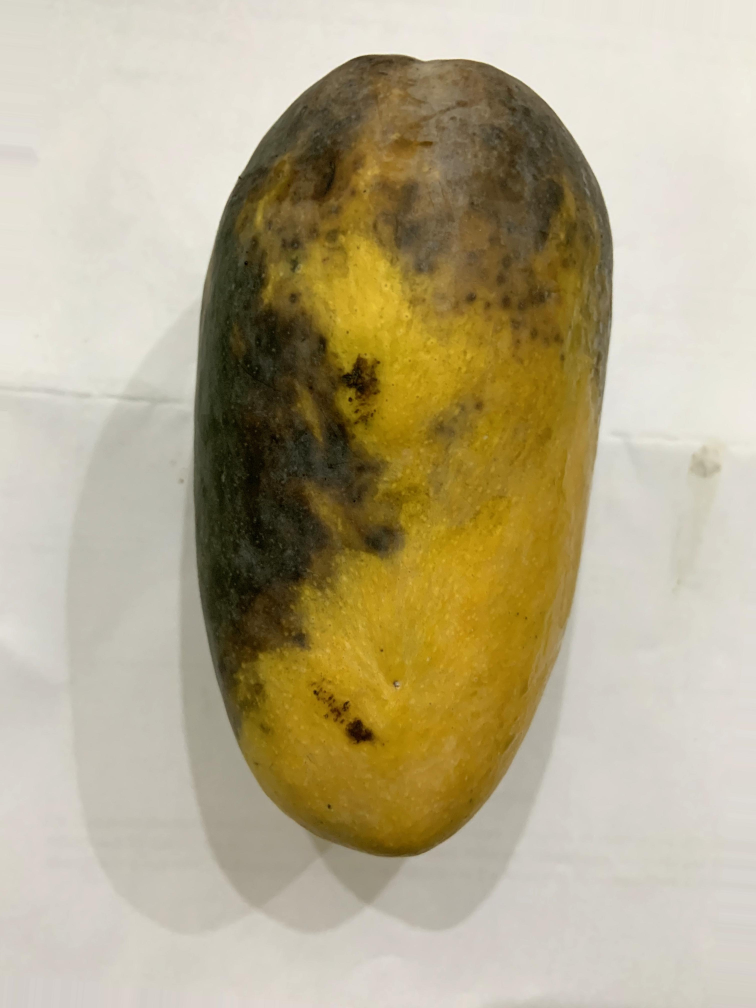
#> input picture data/overripe/image_0_1390.jpg, 3024 x 4032 px (shown at 1/4 size)
$ jupyter execute --allow-errors preprocessing.ipynb   (text cells are left out)
#> lines starting #> are read from the running program, lines starting #| are printed output that depends on the picture; pictures that were not available may be replaced by others from this repository, and a replacement may not be noted
#> further down, image is the input picture: shape (4032, 3024, 3); mean B, G, R 139.6, 170.3, 181.2
[cell 1]
import cv2
import numpy as np

# Try importing rembg with fallback handling
try:
    from rembg import remove
    REMBG_AVAILABLE = True
except ImportError:
    REMBG_AVAILABLE = False
    print("Warning: rembg module not found. Falling back to GrabCut.")

# --------------------------------------------------
# Resize Image
# --------------------------------------------------
def resize_image(image, size=(640, 640)):
#> called with size = (640, 640)
    h, w = image.shape[:2]
#> h = 4032; w = 3024

    target_w, target_h = size


    # calculate scaling ratio
    scale = min(target_w / w, target_h / h)
#> scale = 0.159

    new_w = int(w * scale)
#> new_w = 480
    new_h = int(h * scale)
#> new_h = 640


    # resize while keeping ratio
    resized = cv2.resize(
        image,
        (new_w, new_h),
        interpolation=cv2.INTER_AREA
    )
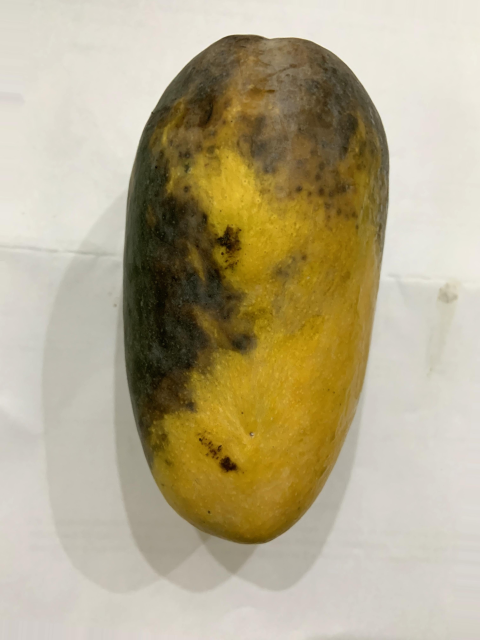
#> resized: shape (640, 480, 3); mean B, G, R 139.6, 170.3, 181.2


    # create blank canvas
    canvas = np.zeros(
        (target_h, target_w, 3),
        dtype=np.uint8
    )


    # calculate padding
    x_offset = (target_w - new_w)//2
#> x_offset = 80
    y_offset = (target_h - new_h)//2
#> y_offset = 0


    # place image
    canvas[
        y_offset:y_offset+new_h,
        x_offset:x_offset+new_w
    ] = resized
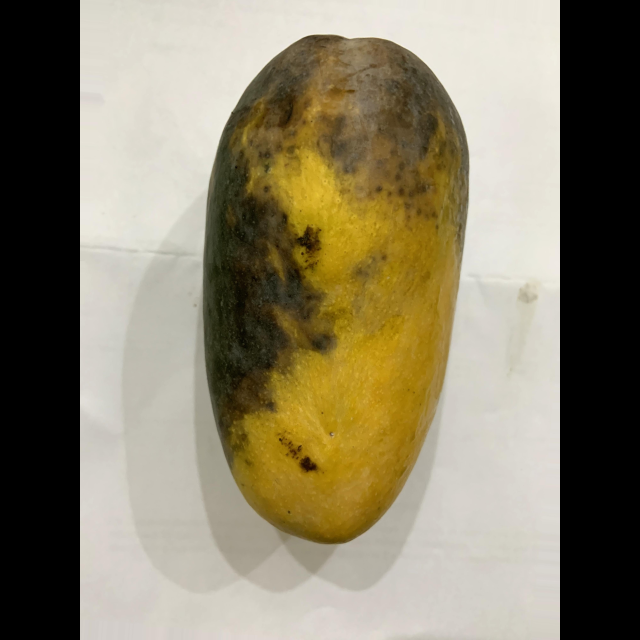
#> canvas: shape (640, 640, 3); mean B, G, R 104.7, 127.7, 135.9


    return canvas
    # return cv2.resize(image, size, interpolation=cv2.INTER_AREA)


# --------------------------------------------------
# Median Filtering
# --------------------------------------------------
def remove_noise(image):
    return cv2.medianBlur(image, 5)


# --------------------------------------------------
# CLAHE Contrast Enhancement
# --------------------------------------------------
def enhance_contrast(image):
    lab = cv2.cvtColor(image, cv2.COLOR_BGR2LAB)
#> lab: shape (640, 640, 3); mean of channels 0, 1, 2 132.7, 128.5, 140.9

    l, a, b = cv2.split(lab)
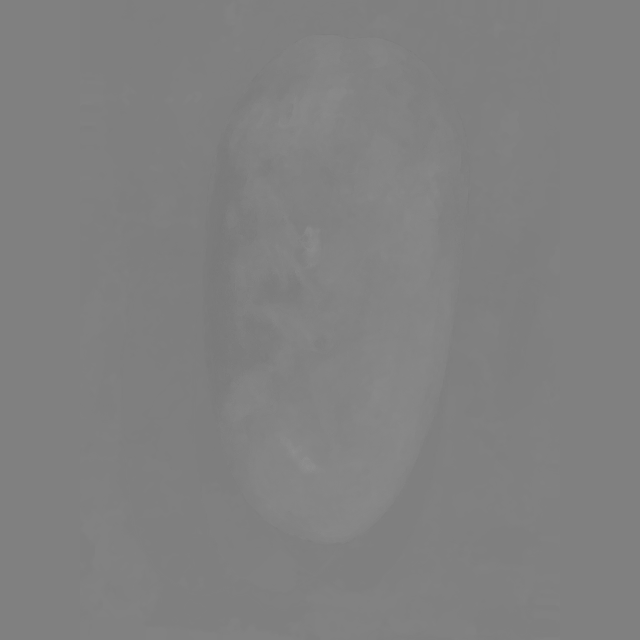
#> a: shape (640, 640); min 120, max 143, mean 128.5
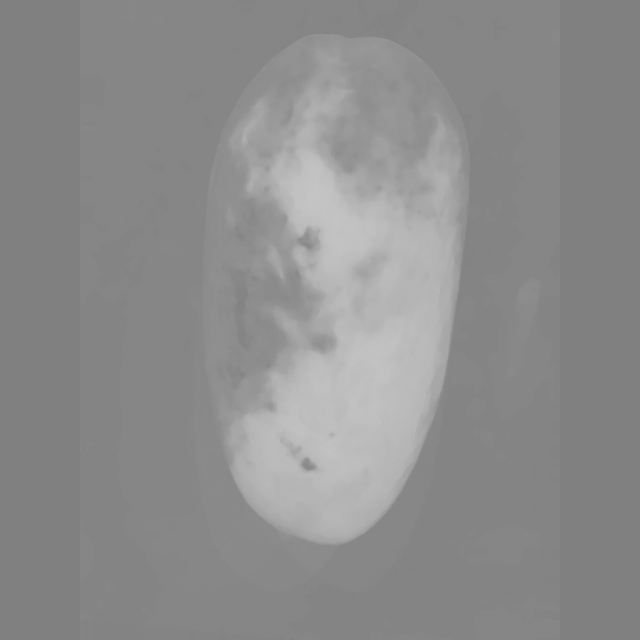
#> b: shape (640, 640); min 128, max 197, mean 140.9

    clahe = cv2.createCLAHE(
        clipLimit=2.0,
        tileGridSize=(8,8)
    )

    l = clahe.apply(l)
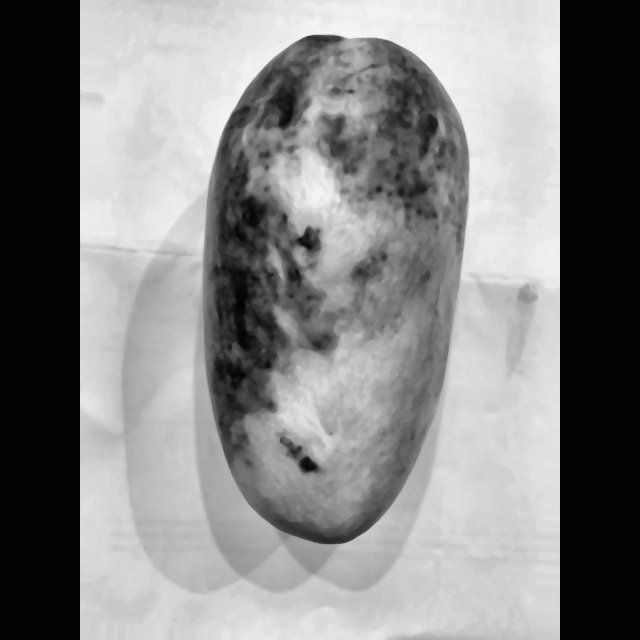
#> l: shape (640, 640); min 2, max 245, mean 133.5

    enhanced = cv2.merge((l,a,b))
#> enhanced: shape (640, 640, 3); mean of channels 0, 1, 2 133.5, 128.5, 140.9

    return cv2.cvtColor(enhanced, cv2.COLOR_LAB2BGR)


# ============================================================
# Background Removal using GrabCut
# ============================================================
# [33 lines left out: function remove_background, not called in this run]

# ============================================================
# Background Removal using rembg (AI model)
# ============================================================
def remove_background_rembg(image):
    if not REMBG_AVAILABLE:
        return remove_background(image)

    rgb_image = cv2.cvtColor(image, cv2.COLOR_BGR2RGB)
    output_rgba = remove(rgb_image)
    output_rgb = output_rgba[:, :, :3]
    mask = (output_rgba[:, :, 3] > 0).astype(np.uint8)
    bgr_output = cv2.cvtColor(output_rgb, cv2.COLOR_RGB2BGR)
    return cv2.bitwise_and(bgr_output, bgr_output, mask=mask), mask

# ============================================================
# Morphological Cleaning
# ============================================================
# [28 lines left out: functions clean_mask, apply_mask, not called in this run]

# --------------------------------------------------
# Complete Preprocessing Pipeline
# --------------------------------------------------
def preprocess_image(image, use_rembg=True):

    image = resize_image(image)
    image = remove_noise(image)
    image = enhance_contrast(image)
    if use_rembg and REMBG_AVAILABLE:
        image, mask = remove_background_rembg(image)
    else:
        image, mask = remove_background(image)
    mask = clean_mask(mask)
    image = apply_mask(image, mask)
    return image

[cell 2]
import os
import glob
import cv2
from tqdm import tqdm

# ==========================
# Dataset paths
# ==========================
source_root = r"../data"
clean_root = r"../cleaned_data"

# Classes
folders = [
    "overripe",
    "fully_ripe",
    "unripe"
]

# Image extensions
extensions = [
    "*.jpg",
    "*.jpeg",
    "*.png"
]

# ==========================
# PROCESS DATASET
# ==========================
#> (the rest of this cell did not finish here and is left out)

[cell 3]
import os
import random
import shutil

random.seed(42)

root = r"../cleaned_data"
classes = ["overripe", "fully_ripe", "unripe"]

#> (the rest of this cell did not finish here and is left out)

[cell 4]
# 1. Load the image into a variable using imread
original_image = cv2.imread(r'..\data\overripe\image_0_26.jpg')
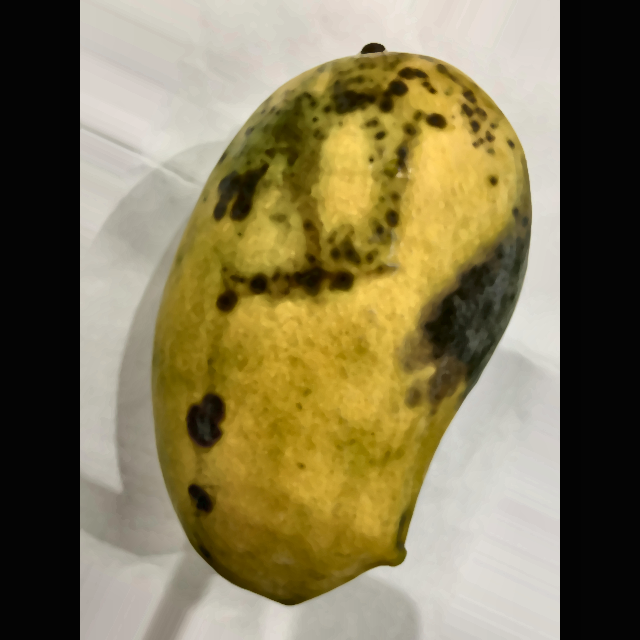
#> input picture cleaned_data/train/overripe/image_0_26.png, 640 x 640 px, given in place of image_0_26.jpg, which was not available
#> original_image is the input picture: shape (640, 640, 3); mean B, G, R 84.9, 120.1, 130.9

# 2. Check if the image loaded successfully
#> (the rest of this cell did not finish here and is left out)

#> in enhance_contrast (call 2), `lab = cv2.cvtColor(image, cv2.COLOR_BGR2LAB)`: lab: shape (640, 640, 3); mean of channels 0, 1, 2 125.4, 128.1, 147.2
#> in enhance_contrast (call 2), `l, a, b = cv2.split(lab)`:
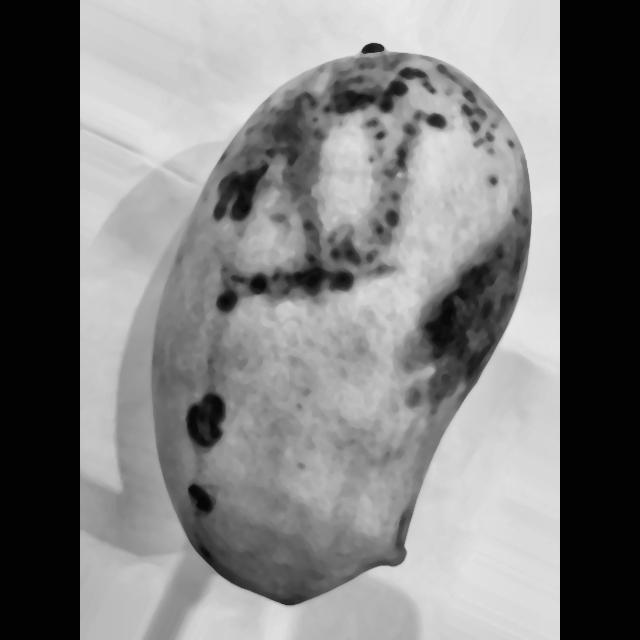
#> l: shape (640, 640); min 2, max 234, mean 125.4
#> in enhance_contrast (call 2), `l, a, b = cv2.split(lab)`:
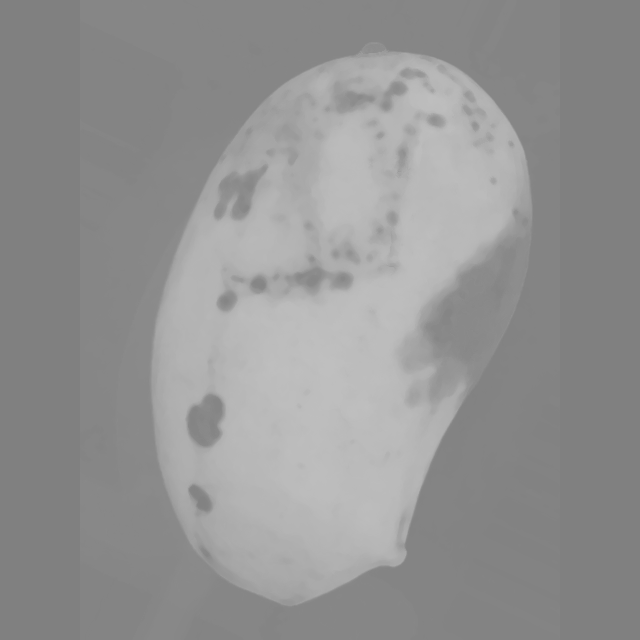
#> b: shape (640, 640); min 128, max 191, mean 147.2
#> in enhance_contrast (call 2), `l = clahe.apply(l)`:
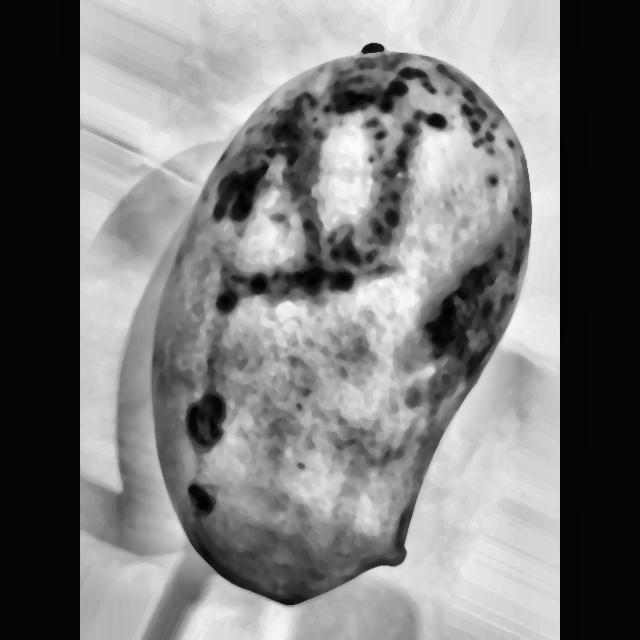
#> l: shape (640, 640); min 2, max 252, mean 123.5
#> in enhance_contrast (call 2), `enhanced = cv2.merge((l,a,b))`: enhanced: shape (640, 640, 3); mean of channels 0, 1, 2 123.5, 128.1, 147.2
#> in enhance_contrast (call 2), `return cv2.cvtColor(enhanced, cv2.COLOR_LAB2BGR)`:
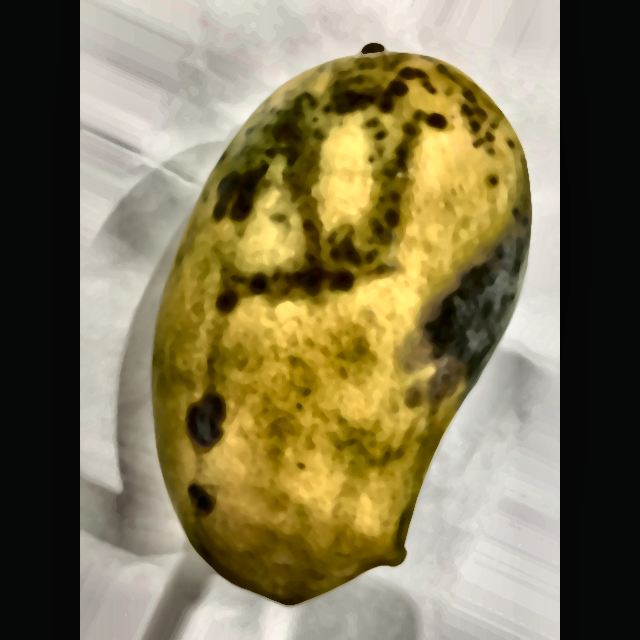
#> returned value: shape (640, 640, 3); mean B, G, R 84.4, 118.6, 128.9
    cv2.imshow('Processed', processed_image)
    cv2.waitKey(0)
    cv2.destroyAllWindows()
else:
    print("Error: Could not load image. Check file path.")
